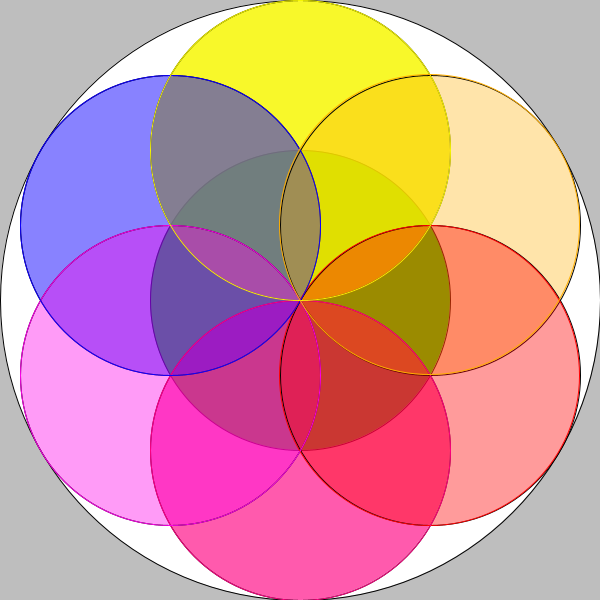
Frame 1 (no input)
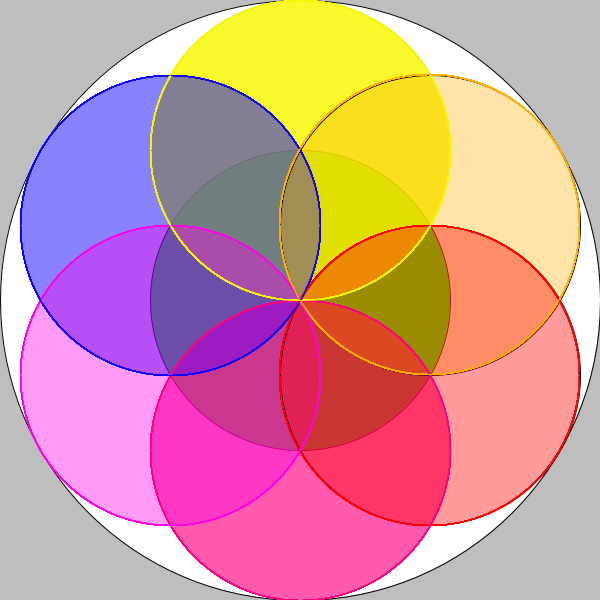
Frame 60 (the mouse pressed at the canvas centre just before this capture)
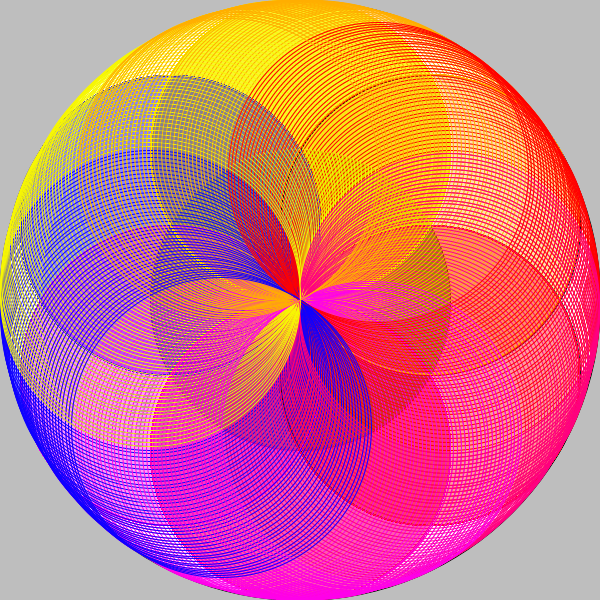
Frame 120 (the mouse held since frame 60 and released just before this capture)

The Processing sketch that drew these frames (run headless with seeded random() and noise(); from frame 60 on, the mouse is pressed at the canvas centre):

// Processing sketch: processing_37852
// ── processing_37852.pde

//
// Geometrics v1
// Connor Dickie - cd11kj

float px1, py1;
float px2, py2;
float px3, py3;
float px4, py4;
float px5, py5;
float px6, py6;
float angle1 = 30;
float angle2 = 90;
float angle3 = 150;
float angle4 = 210;
float angle5 = 270;
float angle6 = 330;
float radius = 300;

// drawing
void setup () {
  
  // canvas parameters
  size(600,600);
  smooth();
  background(190);
  frameRate(60);
  
  // Draw the circles
  
// elipse(x,y,w,h);
  
  // Outer circle
  fill(255);
  stroke(0);
  ellipse(300,300,600,600);
  
    // centre circle
  fill(#09FF00, 255);
  stroke(0);
  ellipse(300,300,300,300);
  
  // top circle
  fill(#F7F702, 215);
  stroke(0);
  ellipse(300,150,300,300);
  
  // bottom circle
  fill(#FF0080, 165);
  stroke(0);
  ellipse(300,450,300,300);
  
  // top left circle
  fill(#0D00FF, 125);
  stroke(0);
  ellipse(170,225,300,300);
  
  // top right circle
  fill(#FFAE00, 85);
  stroke(0);
  ellipse(430,225,300,300);
  
  // bottom left circle
  fill(#FF00EA, 100);
  stroke(0);
  ellipse(170,375,300,300);
  
  // bottom right circle
  fill(#FF0000, 100);
  stroke(0);
  ellipse(430,375,300,300);
}


// Prints out debug to console
void draw () {
//  println (mouseX +"," + mouseY);
//  println (px1 + "," + py1);
  
  // calcuate circumference of centre circle
  // use points on this circle as centrum for each other circle
  // constant spacing between circles preserves overall relationship
  // rotates rectangle around circle
  // rotates rectangle around circle
  px1 = 300 + cos(radians(angle1))*(radius/2);
  py1 = 300 + sin(radians(angle1))*(radius/2);
  noFill();
  stroke(#FF0000, 255);
  ellipse (px1, py1, 300, 300);
  angle1 -= mouseX/200.0;
  
  px2 = 300 + cos(radians(angle2))*(radius/2);
  py2 = 300 + sin(radians(angle2))*(radius/2);
  noFill();
  stroke(#FF0080, 255);
  ellipse (px2, py2, 300, 300);
  angle2 -= mouseX/200.0;
  
  px3 = 300 + cos(radians(angle3))*(radius/2);
  py3 = 300 + sin(radians(angle3))*(radius/2);
  noFill();
  stroke(#FF00EA, 255);
  ellipse (px3, py3, 300, 300);
  angle3 -= mouseX/200.0;
  
  px4 = 300 + cos(radians(angle4))*(radius/2);
  py4 = 300 + sin(radians(angle4))*(radius/2);
  noFill();
  stroke(#0D00FF, 255);
  ellipse (px4, py4, 300, 300);
  angle4 -= mouseX/200.0;
  
  px5 = 300 + cos(radians(angle5))*(radius/2);
  py5 = 300 + sin(radians(angle5))*(radius/2);
  noFill();
  stroke(#F7F702, 255);
  ellipse (px5, py5, 300, 300);
  angle5 -= mouseX/200.0;
  
  px6 = 300 + cos(radians(angle6))*(radius/2);
  py6 = 300 + sin(radians(angle6))*(radius/2);
  noFill();
  stroke(#FFAE00, 255);
  ellipse (px6, py6, 300, 300);
  angle6 -= mouseX/200.0;
 
}
